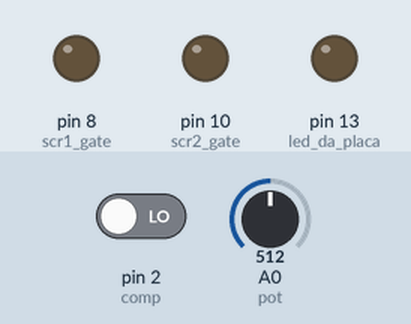
A sketch run on a simulated Arduino Uno, built with avr-gcc and run on an emulated ATmega328P. Parts: output pins drawn as LEDs (lit = HIGH). The inputs (shaded band) are chosen by the test bench; at power-on: pin 2 (comp) LOW, A0 (pot) = 512.

Above: at 1.2 s.
1.3 s: pin 2 (comp) driven HIGH
At 2.5 s:
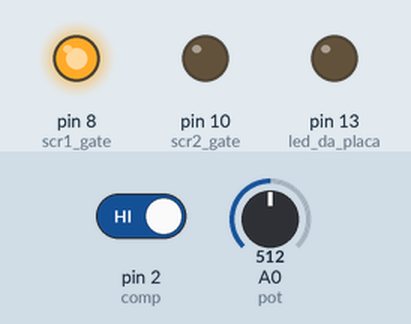
2.8 s: pin 2 (comp) driven LOW
At 3.6 s:
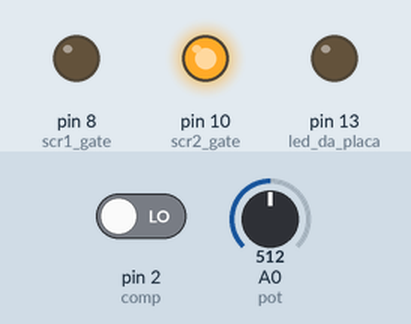
Timing chart, 0 to 5.8 s (numbered marks = the images above; inputs shaded):
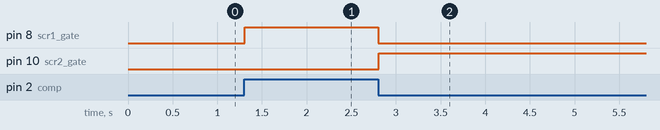

Measured:
- after the input at 1.3 s, pin 8 (scr1_gate): LOW → HIGH at once
- after the input at 2.8 s, pin 8 (scr1_gate): HIGH → LOW at once; pin 10 (scr2_gate): LOW → HIGH at once

The sketch:

Controlled_bridge_rectifier_with_Arduino.ino
```cpp
// Controlled bridge rectifier with Arduino
// EPA 08/12/2022
//************************************************************************************

//Definir portas Arduino
#define scr1_gate   8 //disparo tiristor 1 no pino digital 8
#define scr2_gate   10 //disparo tiristor 2 no pino digital 10
#define pot        A0 //potenciometro pino analogico A0
#define comp        2 //comparador no pino digital 2

//************************************************************************************
//definição de variáveis
int ZC=0;
float ADCValue;
float alpha;
float VirtualDelay;
int RealDelay;


//************************************************************************************
//rotina SETUP
void setup(void) {
  pinMode(scr1_gate, OUTPUT); //define pino tiristor 1 como saida
  digitalWrite(scr1_gate, LOW); //coloca pino tiristor 1 a nivel baixo
  pinMode(scr2_gate, OUTPUT); //define pino tiristor 2 como saida
  digitalWrite(scr2_gate, LOW); //coloca pino tiristor 2 a nivel baixo
  attachInterrupt(digitalPinToInterrupt(comp), ZC_detect, CHANGE);       // activa interrupt externo para a função de deteccao de cruzamento por zero

  pinMode(13, OUTPUT); //led da placa, se for necessário utilizar
  digitalWrite(13, LOW);

  Serial.begin(9600);
}
//************************************************************************************
//função de detecção cruzamento por zero
void ZC_detect() {
  digitalWrite(scr2_gate,LOW);
  digitalWrite(scr1_gate,LOW);
  if(digitalRead(2))
    ZC = 1;
  else
    ZC = 2;
}

//************************************************************************************
//rotina loop
void loop() {
  if(ZC == 1){
    ADCValue = analogRead(pot);
    alpha = ADCValue * 180;
    alpha = alpha/1023;
    VirtualDelay = (alpha * 9500) / 180;
    RealDelay = VirtualDelay;

    delayMicroseconds(RealDelay);
    digitalWrite(scr1_gate,HIGH);
    ZC = 0;
  }

  if(ZC == 2){

    ADCValue = analogRead(pot);
    alpha = ADCValue * 180;
    alpha = alpha/1023;
    VirtualDelay = (alpha * 9500) / 180;
    RealDelay = VirtualDelay;

    delayMicroseconds(RealDelay);
    delayMicroseconds(alpha);
    digitalWrite(scr2_gate,HIGH);

    ZC = 0;
  }


}


/************************************************************************************
 * INFO
 * delayMicroseconds(alpha) - FAZ UM ATRASO DE alpha MICROSEGUNDOS
 * delay(alpha) - FAZ UM ATRASO DE alpha MILISEGUNDOS
 * analogRead(A0) - Le da porta analógica 10bits entao lê de 0 a 1024
 * digitalWrite(D1, Estado) - escreve na porta digital D1 o estado lógico: HIGH ou LOW
 * digitalRead(D1) - Lê o pino digital e retorna HIGH ou LOW
 * byte variavel = 0; variável tipo byte
 * uint16_t variavel = 0; variavel tipo int
 */
```
